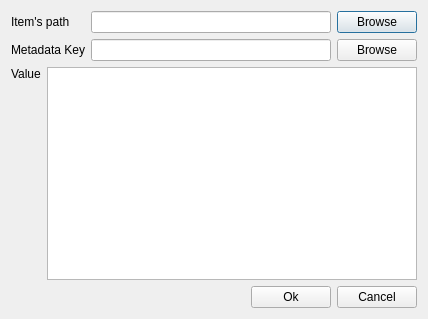
<?xml version="1.0" encoding="UTF-8"?>
<ui version="4.0">
 <class>Dialog</class>
 <widget class="QDialog" name="Dialog">
  <property name="geometry">
   <rect>
    <x>0</x>
    <y>0</y>
    <width>428</width>
    <height>319</height>
   </rect>
  </property>
  <property name="windowTitle">
   <string>Dialog</string>
  </property>
  <property name="modal">
   <bool>false</bool>
  </property>
  <layout class="QVBoxLayout" name="verticalLayout_6">
   <item>
    <layout class="QVBoxLayout" name="verticalLayout_5">
     <item>
      <layout class="QHBoxLayout" name="horizontalLayout_3">
       <item>
        <layout class="QVBoxLayout" name="verticalLayout_4">
         <item>
          <widget class="QLabel" name="label">
           <property name="text">
            <string>Item's path</string>
           </property>
          </widget>
         </item>
         <item>
          <widget class="QLabel" name="label_2">
           <property name="text">
            <string>Metadata Key</string>
           </property>
          </widget>
         </item>
        </layout>
       </item>
       <item>
        <layout class="QHBoxLayout" name="horizontalLayout">
         <item>
          <layout class="QVBoxLayout" name="verticalLayout_2">
           <item>
            <widget class="QLineEdit" name="lineEdit_item_path"/>
           </item>
           <item>
            <widget class="QLineEdit" name="lineEdit_meta_key"/>
           </item>
          </layout>
         </item>
         <item>
          <layout class="QVBoxLayout" name="verticalLayout_3">
           <item>
            <widget class="QPushButton" name="pushButton_browse_item_path">
             <property name="text">
              <string>Browse</string>
             </property>
            </widget>
           </item>
           <item>
            <widget class="QPushButton" name="pushButton_browse_meta_key">
             <property name="text">
              <string>Browse</string>
             </property>
            </widget>
           </item>
          </layout>
         </item>
        </layout>
       </item>
      </layout>
     </item>
     <item>
      <layout class="QHBoxLayout" name="horizontalLayout_2">
       <item>
        <layout class="QVBoxLayout" name="verticalLayout">
         <item>
          <widget class="QLabel" name="label_3">
           <property name="text">
            <string>Value</string>
           </property>
          </widget>
         </item>
         <item>
          <spacer name="verticalSpacer">
           <property name="orientation">
            <enum>Qt::Vertical</enum>
           </property>
           <property name="sizeHint" stdset="0">
            <size>
             <width>20</width>
             <height>40</height>
            </size>
           </property>
          </spacer>
         </item>
        </layout>
       </item>
       <item>
        <widget class="QPlainTextEdit" name="plainTextEdit"/>
       </item>
      </layout>
     </item>
    </layout>
   </item>
   <item>
    <layout class="QHBoxLayout" name="horizontalLayout_4">
     <item>
      <spacer name="horizontalSpacer">
       <property name="orientation">
        <enum>Qt::Horizontal</enum>
       </property>
       <property name="sizeHint" stdset="0">
        <size>
         <width>40</width>
         <height>20</height>
        </size>
       </property>
      </spacer>
     </item>
     <item>
      <widget class="QPushButton" name="pushButton_ok">
       <property name="text">
        <string>Ok</string>
       </property>
      </widget>
     </item>
     <item>
      <widget class="QPushButton" name="pushButton_cancel">
       <property name="text">
        <string>Cancel</string>
       </property>
      </widget>
     </item>
    </layout>
   </item>
  </layout>
 </widget>
 <resources/>
 <connections/>
</ui>
